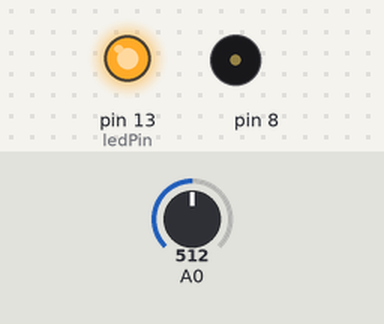
A sketch run on a simulated Arduino Uno, built with avr-gcc and run on an emulated ATmega328P. Parts: output pins drawn as LEDs (lit = HIGH), buzzer (waves = sounding). The test bench sets the inputs (shaded band); at power-on: A0 = 512.

Above: at 0.1 s.
At 5.1 s:
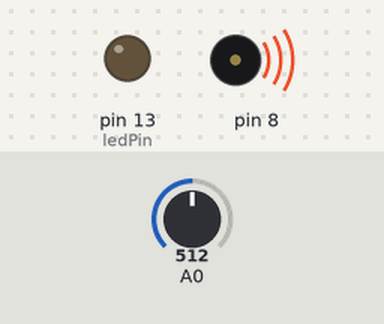
Timing chart, 0 to 6.6 s (numbered marks = the images above):
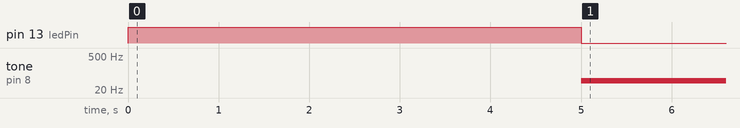

The sketch:

light_theremin.ino
```cpp
int sensorValue;
int sensorHigh = 0;
int sensorLow = 1023;

const int ledPin = 13;

void setup() {
  pinMode(ledPin, OUTPUT);
  digitalWrite(ledPin, HIGH);

  while (millis() < 5000) {
    sensorValue = analogRead(A0);

    if (sensorValue > sensorHigh) {
      sensorHigh = sensorValue;
    }

    if (sensorValue < sensorLow) {
      sensorLow = sensorValue;
    }
  }
  digitalWrite(ledPin, LOW);
}

void loop() {
  sensorValue = analogRead(A0);
  int pitch = map(sensorValue, sensorLow, sensorHigh, 50, 2000);
  tone(8, pitch, 100);
  delay(10);
}
```

Measured:
- by itself, tone on pin 8: silent → 49 Hz at 5.0 s
